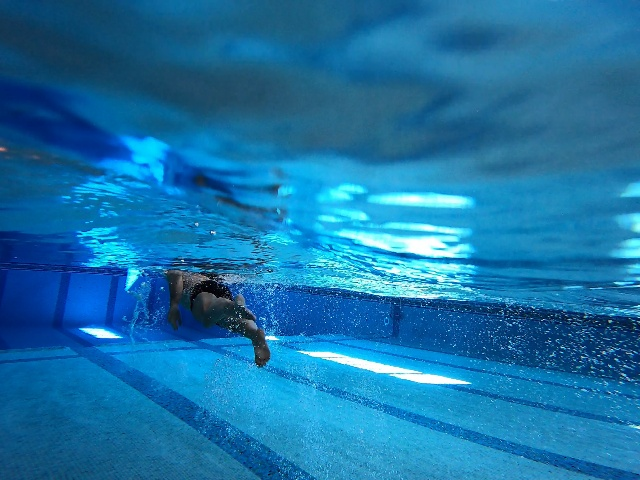
#> input picture data/images/Testset/T100080.jpg, 640 x 480 px
$ python -i create_dataframe.py   (imports and definitions only)   (older library calls are emulated)
#> lines starting #> are read from the running program, lines starting #| are printed output that depends on the picture; after the words box and inside, x2 and y2 are one past the last pixel; in counts of white or black regions, pixels touching at a corner belong together
#> further down, picture is the input picture: shape (480, 640, 3); mean B, G, R 167.4, 115.4, 24.8
import numpy as np
import cv2
import pandas as pd
from skimage.filters import roberts, sobel, scharr, prewitt


def createDataframe(img, bounding_box=[]):
    ########################################
    # Lecture de l image
    ########################################
    # Prétraitement : Applatissement de l'image et enregistrement dans un dataframe
    img2 = cv2.cvtColor(img, cv2.COLOR_BGR2HSV)
#> img2: shape (480, 640, 3); mean H, S, V 101.1, 218.1, 167.5
    img2 = img2.reshape(-1, 3)

    df = pd.DataFrame()
    df['ColourCode(H)'] = img2[:, 0]
    df['ColourCode(S)'] = img2[:, 1]
    df['ColourCode(V)'] = img2[:, 2]

    # df['yval'] = np.repeat([i for i in range(640)], 480)
    # df['xval'] = np.tile([i for i in range(640)], 480)

    ########################################
    # Generation de plusieurs filtre de Gabor
    gray = cv2.cvtColor(img, cv2.COLOR_BGR2GRAY)
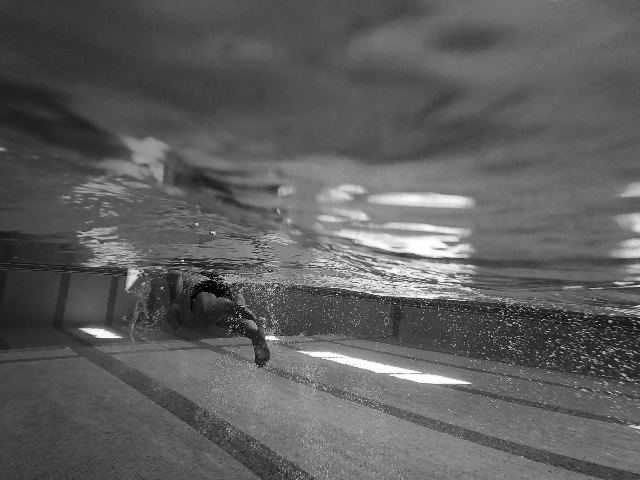
#> gray: shape (480, 640); min 0, max 255, mean 94.2
    num = 1  # To count numbers up in order to give Gabor features a lable in the data frame
    kernels = []
    for theta in range(2):  # Define number of thetas
        theta = theta / 4. * np.pi
        for sigma in (1, 3):  # Sigma with 1 and 3
            for lamda in np.arange(0, np.pi, np.pi / 4):  # Range of wavelengths
                for gamma in (0.05, 0.5):  # Gamma values of 0.05 and 0.5

                    gabor_label = 'Gabor' + str(num)  # Label Gabor columns as Gabor1, Gabor2, etc.
                    #                print(gabor_label)
                    ksize = 9
                    kernel = cv2.getGaborKernel((ksize, ksize), sigma, theta, lamda, gamma, 0, ktype=cv2.CV_32F)
                    kernels.append(kernel)
                    # Now filter the image and add values to a new column
                    fimg = cv2.filter2D(gray, cv2.CV_8UC3, kernel)
                    filtered_img = fimg.reshape(-1)
                    df[gabor_label] = filtered_img  # Labels columns as Gabor1, Gabor2, etc.
                    # print(gabor_label, ': theta=', theta, ': sigma=', sigma, ': lamda=', lamda, ': gamma=', gamma)
                    num += 1  # Increment for gabor column label
#> after the loop, kernels = 32 items; num = 33

    ########################################
    # Gerate OTHER FEATURES and add them to the data frame

    # CANNY EDGE
    edges = cv2.Canny(img, 100, 200)  # Image, min and max values
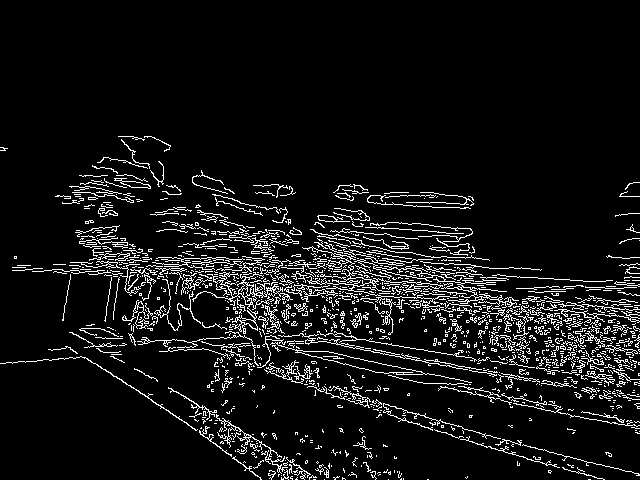
#> edges: shape (480, 640); 7.8% white in thin lines or dots, all inside (x1, y1, x2, y2) = (0, 136, 640, 480)
    edges1 = edges.reshape(-1)
    df['Canny Edge'] = edges1  # Add column to original dataframe

    # ROBERTS EDGE
    edge_roberts = roberts(gray)
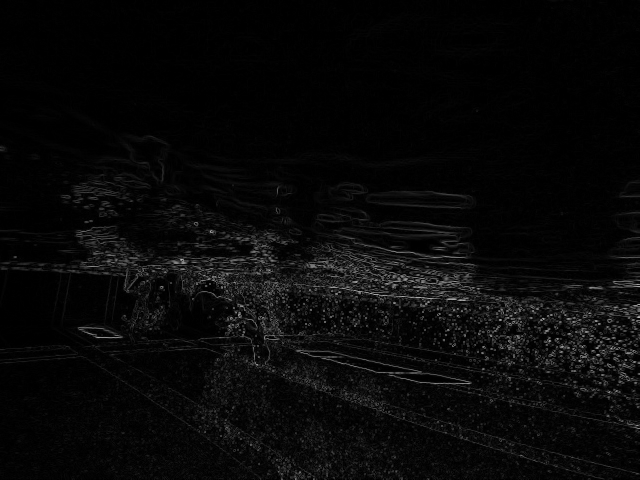
#> edge_roberts: shape (480, 640) float64; min 0, max 0.704, mean 0.0344
    edge_roberts1 = edge_roberts.reshape(-1)
    df['Roberts'] = edge_roberts1

    # SOBEL
    edge_sobel = sobel(gray)
    edge_sobel1 = edge_sobel.reshape(-1)
    df['Sobel'] = edge_sobel1

    # SCHARR
    edge_scharr = scharr(gray)
    edge_scharr1 = edge_scharr.reshape(-1)
    df['Scharr'] = edge_scharr1

    # PREWITT
    edge_prewitt = prewitt(gray)
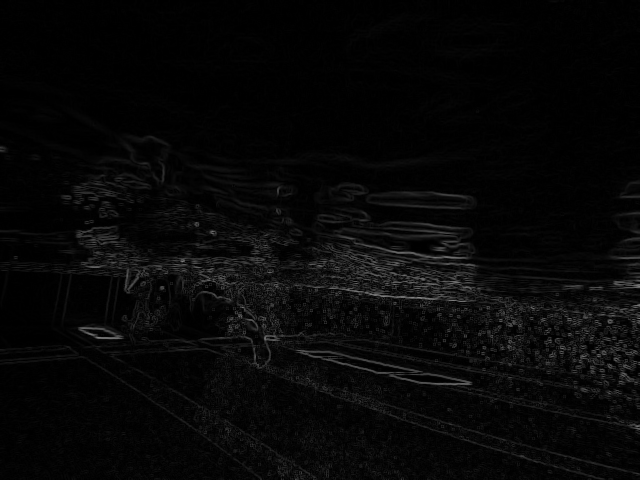
#> edge_prewitt: shape (480, 640) float64; min 0, max 0.523, mean 0.0299
    edge_prewitt1 = edge_prewitt.reshape(-1)
    df['Prewitt'] = edge_prewitt1

    # GAUSSIAN with sigma=3
    from scipy import ndimage as nd

    gaussian_img = nd.gaussian_filter(gray, sigma=3)
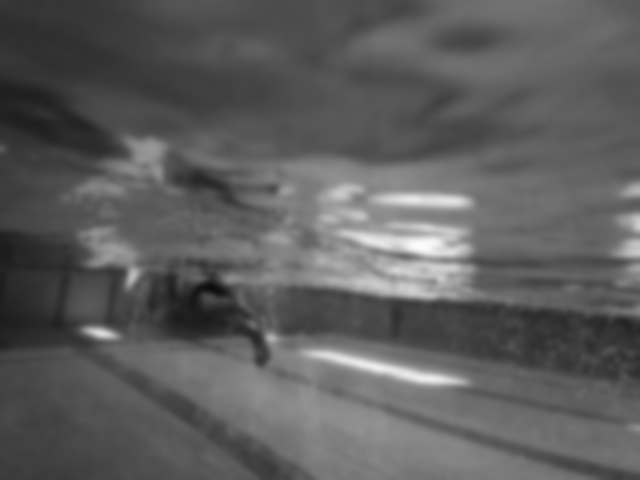
#> gaussian_img: shape (480, 640); min 12, max 252, mean 93.2
    gaussian_img1 = gaussian_img.reshape(-1)
    df['Gaussian s3'] = gaussian_img1

    # GAUSSIAN with sigma=7
    gaussian_img2 = nd.gaussian_filter(gray, sigma=7)
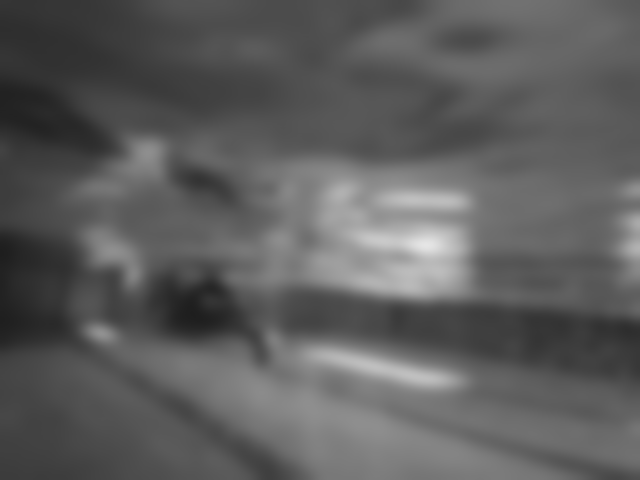
#> gaussian_img2: shape (480, 640); min 30, max 229, mean 93.2
    gaussian_img3 = gaussian_img2.reshape(-1)
    df['Gaussian s7'] = gaussian_img3

    # MEDIAN with sigma=3
    median_img = nd.median_filter(gray, size=3)
    median_img1 = median_img.reshape(-1)
    df['Median s3'] = median_img1

    ########################################
    # Génération des labels de chaque pixel
    if len(bounding_box) != 0:
        df['Labels'] = bounding_box.reshape(-1)

    return df

>>> import cv2
>>> picture = cv2.imread('../../data/images/Testset/T100080.jpg')
>>> result = createDataframe(picture)
#> result = table of 307200 rows and 43 columns

$ run again, on data/images/Testset/T100091.jpg
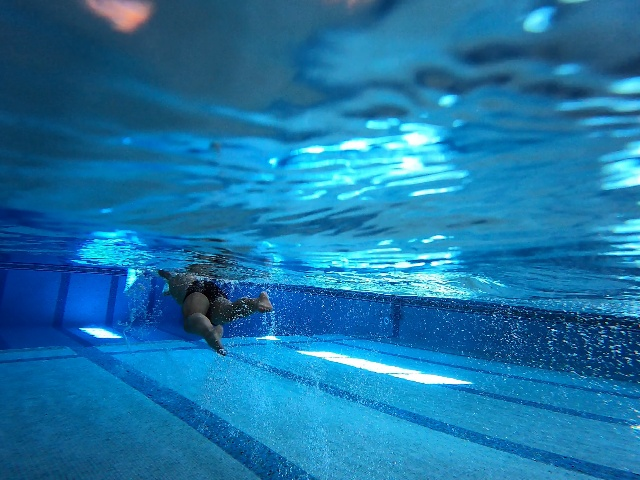
#> input picture data/images/Testset/T100091.jpg, 640 x 480 px
#> picture is the input picture: shape (480, 640, 3); mean B, G, R 167.4, 117.7, 27.4
#> img2: shape (480, 640, 3); mean H, S, V 100.9, 214.6, 167.5
#> after the loop in createDataframe, `for theta in range(2):`: kernels = 32 items; num = 33
#> in createDataframe, `edges = cv2.Canny(img, 100, 200)`:
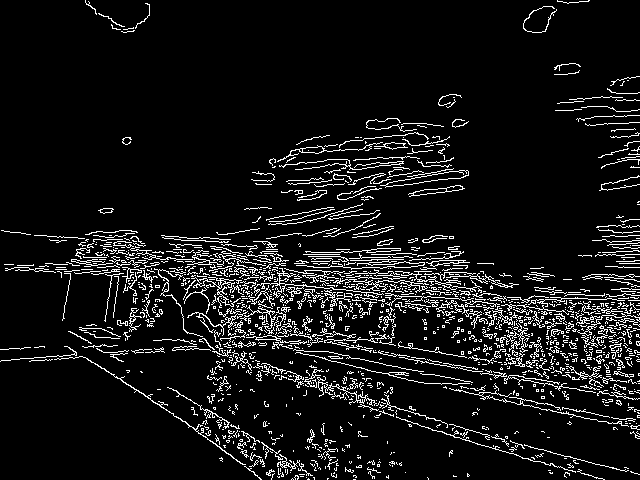
#> edges: shape (480, 640); 8.4% white in thin lines or dots
#> in createDataframe, `gaussian_img = nd.gaussian_filter(gray, sigma=3)`:
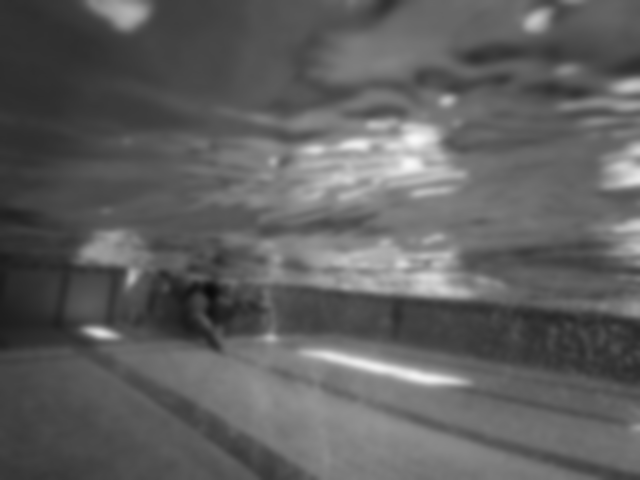
#> gaussian_img: shape (480, 640); min 10, max 248, mean 95.4
#> result = table of 307200 rows and 43 columns
